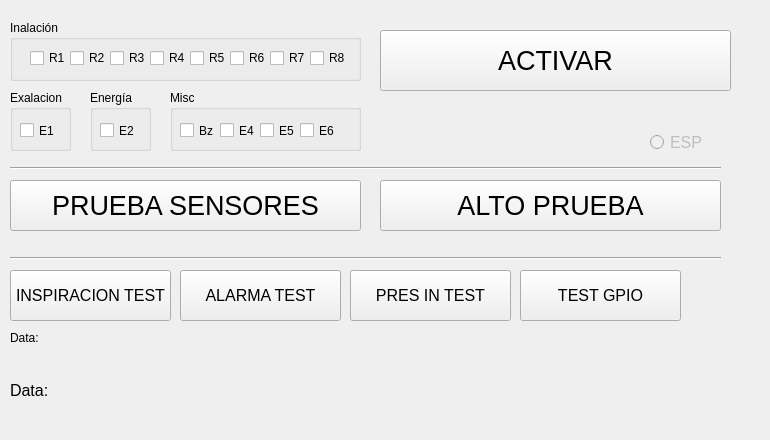
    <widget class="QWidget" name="tab_5">
     <attribute name="title">
      <string>Manual</string>
     </attribute>
     <widget class="QPushButton" name="pushButton_10">
      <property name="geometry">
       <rect>
        <x>10</x>
        <y>180</y>
        <width>351</width>
        <height>51</height>
       </rect>
      </property>
      <property name="font">
       <font>
        <pointsize>20</pointsize>
       </font>
      </property>
      <property name="text">
       <string>PRUEBA SENSORES</string>
      </property>
     </widget>
     <widget class="QCheckBox" name="checkBox">
      <property name="geometry">
       <rect>
        <x>30</x>
        <y>50</y>
        <width>41</width>
        <height>16</height>
       </rect>
      </property>
      <property name="text">
       <string>R1</string>
      </property>
     </widget>
     <widget class="QCheckBox" name="checkBox_2">
      <property name="geometry">
       <rect>
        <x>70</x>
        <y>50</y>
        <width>41</width>
        <height>16</height>
       </rect>
      </property>
      <property name="text">
       <string>R2</string>
      </property>
     </widget>
     <widget class="QCheckBox" name="checkBox_3">
      <property name="geometry">
       <rect>
        <x>110</x>
        <y>50</y>
        <width>41</width>
        <height>16</height>
       </rect>
      </property>
      <property name="text">
       <string>R3</string>
      </property>
     </widget>
     <widget class="QCheckBox" name="checkBox_4">
      <property name="geometry">
       <rect>
        <x>150</x>
        <y>50</y>
        <width>41</width>
        <height>16</height>
       </rect>
      </property>
      <property name="text">
       <string>R4</string>
      </property>
     </widget>
     <widget class="QCheckBox" name="checkBox_5">
      <property name="geometry">
       <rect>
        <x>190</x>
        <y>50</y>
        <width>41</width>
        <height>16</height>
       </rect>
      </property>
      <property name="text">
       <string>R5</string>
      </property>
     </widget>
     <widget class="QCheckBox" name="checkBox_6">
      <property name="geometry">
       <rect>
        <x>230</x>
        <y>50</y>
        <width>41</width>
        <height>16</height>
       </rect>
      </property>
      <property name="text">
       <string>R6</string>
      </property>
     </widget>
     <widget class="QCheckBox" name="checkBox_7">
      <property name="geometry">
       <rect>
        <x>270</x>
        <y>50</y>
        <width>41</width>
        <height>16</height>
       </rect>
      </property>
      <property name="text">
       <string>R7</string>
      </property>
     </widget>
     <widget class="QCheckBox" name="checkBox_8">
      <property name="geometry">
       <rect>
        <x>310</x>
        <y>50</y>
        <width>41</width>
        <height>16</height>
       </rect>
      </property>
      <property name="text">
       <string>R8</string>
      </property>
     </widget>
     <widget class="QPushButton" name="pushButton_stop">
      <property name="geometry">
       <rect>
        <x>380</x>
        <y>180</y>
        <width>341</width>
        <height>51</height>
       </rect>
      </property>
      <property name="font">
       <font>
        <pointsize>20</pointsize>
       </font>
      </property>
      <property name="text">
       <string>ALTO PRUEBA</string>
      </property>
     </widget>
     <widget class="QPushButton" name="pushButton_2">
      <property name="geometry">
       <rect>
        <x>380</x>
        <y>30</y>
        <width>351</width>
        <height>61</height>
       </rect>
      </property>
      <property name="font">
       <font>
        <pointsize>20</pointsize>
       </font>
      </property>
      <property name="text">
       <string>ACTIVAR</string>
      </property>
     </widget>
     <widget class="QGroupBox" name="groupBox_2">
      <property name="geometry">
       <rect>
        <x>10</x>
        <y>20</y>
        <width>351</width>
        <height>61</height>
       </rect>
      </property>
      <property name="title">
       <string>Inalación</string>
      </property>
     </widget>
     <widget class="QGroupBox" name="groupBox_4">
      <property name="geometry">
       <rect>
        <x>10</x>
        <y>90</y>
        <width>61</width>
        <height>61</height>
       </rect>
      </property>
      <property name="title">
       <string>Exalacion</string>
      </property>
      <widget class="QCheckBox" name="checkBox_E1">
       <property name="geometry">
        <rect>
         <x>10</x>
         <y>30</y>
         <width>41</width>
         <height>21</height>
        </rect>
       </property>
       <property name="text">
        <string>E1</string>
       </property>
      </widget>
     </widget>
     <widget class="QGroupBox" name="groupBox_9">
      <property name="geometry">
       <rect>
        <x>90</x>
        <y>90</y>
        <width>61</width>
        <height>61</height>
       </rect>
      </property>
      <property name="title">
       <string>Energía</string>
      </property>
      <widget class="QCheckBox" name="checkBox_E2">
       <property name="geometry">
        <rect>
         <x>10</x>
         <y>30</y>
         <width>41</width>
         <height>21</height>
        </rect>
       </property>
       <property name="text">
        <string>E2</string>
       </property>
      </widget>
     </widget>
     <widget class="QGroupBox" name="groupBox_11">
      <property name="geometry">
       <rect>
        <x>170</x>
        <y>90</y>
        <width>191</width>
        <height>61</height>
       </rect>
      </property>
      <property name="title">
       <string>Misc</string>
      </property>
      <widget class="QCheckBox" name="checkBox_E6">
       <property name="geometry">
        <rect>
         <x>130</x>
         <y>30</y>
         <width>41</width>
         <height>21</height>
        </rect>
       </property>
       <property name="text">
        <string>E6</string>
       </property>
       <property name="checkable">
        <bool>true</bool>
       </property>
       <property name="tristate">
        <bool>false</bool>
       </property>
      </widget>
      <widget class="QCheckBox" name="checkBox_E5">
       <property name="geometry">
        <rect>
         <x>90</x>
         <y>30</y>
         <width>41</width>
         <height>21</height>
        </rect>
       </property>
       <property name="text">
        <string>E5</string>
       </property>
       <property name="checkable">
        <bool>true</bool>
       </property>
       <property name="tristate">
        <bool>false</bool>
       </property>
      </widget>
      <widget class="QCheckBox" name="checkBox_E3">
       <property name="geometry">
        <rect>
         <x>10</x>
         <y>30</y>
         <width>41</width>
         <height>21</height>
        </rect>
       </property>
       <property name="text">
        <string>Bz</string>
       </property>
      </widget>
      <widget class="QCheckBox" name="checkBox_E4">
       <property name="geometry">
        <rect>
         <x>50</x>
         <y>30</y>
         <width>41</width>
         <height>21</height>
        </rect>
       </property>
       <property name="text">
        <string>E4</string>
       </property>
       <property name="checkable">
        <bool>true</bool>
       </property>
       <property name="tristate">
        <bool>false</bool>
       </property>
      </widget>
     </widget>
     <widget class="Line" name="line_9">
      <property name="geometry">
       <rect>
        <x>10</x>
        <y>250</y>
        <width>711</width>
        <height>16</height>
       </rect>
      </property>
      <property name="orientation">
       <enum>Qt::Horizontal</enum>
      </property>
     </widget>
     <widget class="QPushButton" name="pushButton_11">
      <property name="geometry">
       <rect>
        <x>10</x>
        <y>270</y>
        <width>161</width>
        <height>51</height>
       </rect>
      </property>
      <property name="font">
       <font>
        <pointsize>12</pointsize>
       </font>
      </property>
      <property name="text">
       <string>INSPIRACION TEST</string>
      </property>
     </widget>
     <widget class="QPushButton" name="pushButton_alarmTest">
      <property name="geometry">
       <rect>
        <x>180</x>
        <y>270</y>
        <width>161</width>
        <height>51</height>
       </rect>
      </property>
      <property name="font">
       <font>
        <pointsize>12</pointsize>
       </font>
      </property>
      <property name="text">
       <string>ALARMA TEST</string>
      </property>
     </widget>
     <widget class="QPushButton" name="pushButton_alarmTest_2">
      <property name="geometry">
       <rect>
        <x>350</x>
        <y>270</y>
        <width>161</width>
        <height>51</height>
       </rect>
      </property>
      <property name="font">
       <font>
        <pointsize>12</pointsize>
       </font>
      </property>
      <property name="text">
       <string>PRES IN TEST</string>
      </property>
     </widget>
     <widget class="QPushButton" name="pushButton_testGPIO">
      <property name="geometry">
       <rect>
        <x>520</x>
        <y>270</y>
        <width>161</width>
        <height>51</height>
       </rect>
      </property>
      <property name="font">
       <font>
        <pointsize>12</pointsize>
       </font>
      </property>
      <property name="text">
       <string>TEST GPIO</string>
      </property>
     </widget>
     <widget class="QRadioButton" name="radioButton_esp">
      <property name="enabled">
       <bool>false</bool>
      </property>
      <property name="geometry">
       <rect>
        <x>650</x>
        <y>130</y>
        <width>61</width>
        <height>25</height>
       </rect>
      </property>
      <property name="font">
       <font>
        <pointsize>12</pointsize>
       </font>
      </property>
      <property name="text">
       <string>ESP</string>
      </property>
      <property name="checked">
       <bool>false</bool>
      </property>
     </widget>
     <widget class="Line" name="line_19">
      <property name="geometry">
       <rect>
        <x>10</x>
        <y>160</y>
        <width>711</width>
        <height>16</height>
       </rect>
      </property>
      <property name="orientation">
       <enum>Qt::Horizontal</enum>
      </property>
     </widget>
     <widget class="QLabel" name="label_7">
      <property name="geometry">
       <rect>
        <x>10</x>
        <y>330</y>
        <width>59</width>
        <height>15</height>
       </rect>
      </property>
      <property name="text">
       <string>Data:</string>
      </property>
     </widget>
     <widget class="QLabel" name="label_dataDebug">
      <property name="geometry">
       <rect>
        <x>10</x>
        <y>350</y>
        <width>751</width>
        <height>81</height>
       </rect>
      </property>
      <property name="font">
       <font>
        <pointsize>12</pointsize>
       </font>
      </property>
      <property name="text">
       <string>Data:</string>
      </property>
     </widget>
     <zorder>groupBox_2</zorder>
     <zorder>pushButton_10</zorder>
     <zorder>checkBox</zorder>
     <zorder>checkBox_2</zorder>
     <zorder>checkBox_3</zorder>
     <zorder>checkBox_4</zorder>
     <zorder>checkBox_5</zorder>
     <zorder>checkBox_6</zorder>
     <zorder>checkBox_7</zorder>
     <zorder>checkBox_8</zorder>
     <zorder>pushButton_stop</zorder>
     <zorder>pushButton_2</zorder>
     <zorder>groupBox_4</zorder>
     <zorder>groupBox_9</zorder>
     <zorder>groupBox_11</zorder>
     <zorder>line_9</zorder>
     <zorder>pushButton_11</zorder>
     <zorder>pushButton_alarmTest</zorder>
     <zorder>pushButton_alarmTest_2</zorder>
     <zorder>pushButton_testGPIO</zorder>
     <zorder>radioButton_esp</zorder>
     <zorder>line_19</zorder>
     <zorder>label_7</zorder>
     <zorder>label_dataDebug</zorder>
    </widget>
